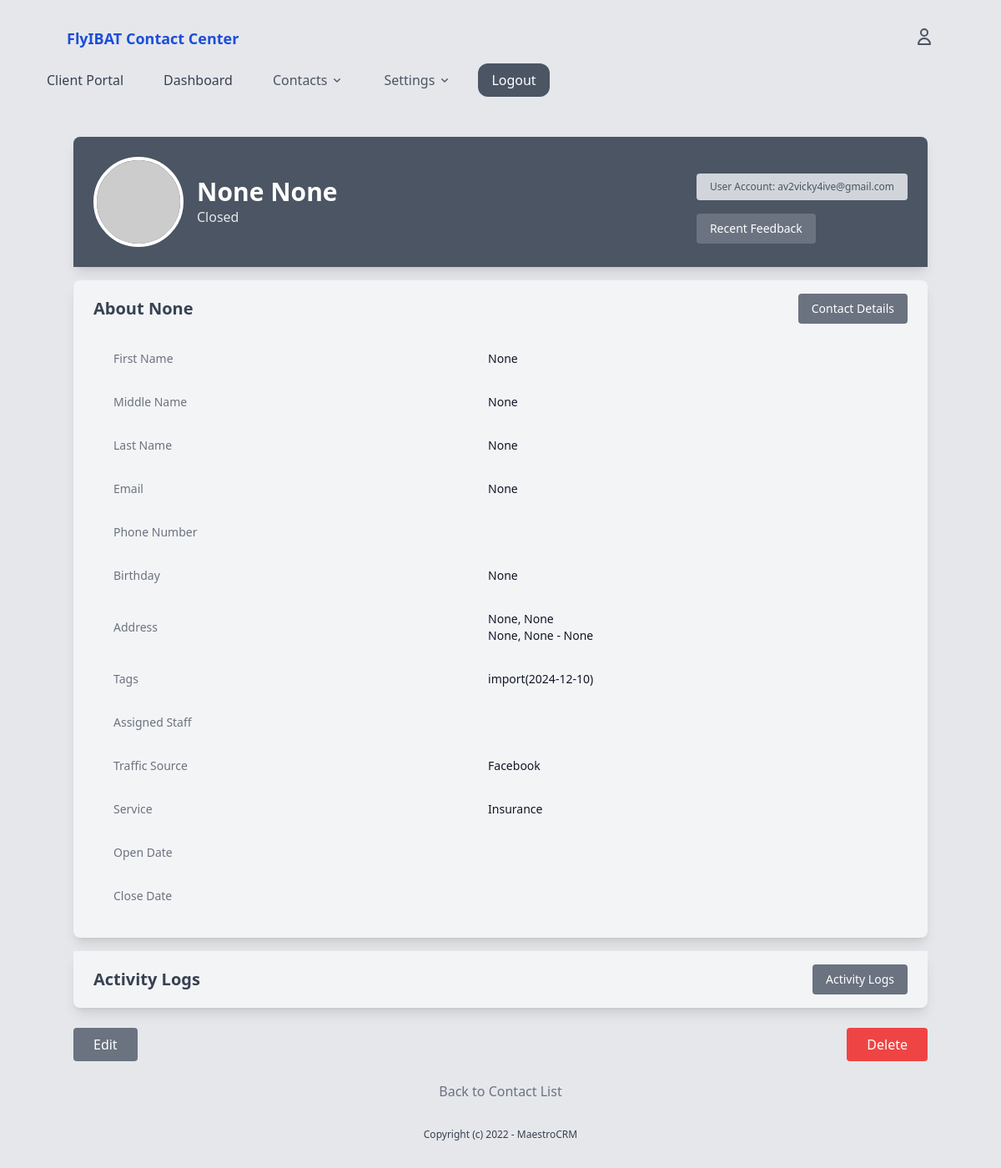
The page /contacts/contact_deatil/32/ (signed in) on the database its author committed.
### contacts/models.py (models this page shows, shortened)
class Contact(models.Model):
    user = models.OneToOneField(User, on_delete=models.SET_NULL, related_name='contact', null=True, blank=True)
    first_name = models.CharField(max_length=150, blank=True, null=True)
    middle_name = models.CharField(max_length=100, blank=True, null=True)
    last_name = models.CharField(max_length=150, blank=True, null=True)
    email = models.EmailField(blank=True, null=True)
    phone_number = models.CharField(max_length=15, blank=True)
    gender = models.CharField(max_length=10, choices=[('M', 'Male'), ('F', 'Female')], blank=True)
    marital_status = models.CharField(max_length=20, choices=[('Single', 'Single'), ('Married', 'Married'), ('Divorced', 'Divorced'), ('Widowed', 'Widowed'), ('Other', 'Other')], blank=True)
    date_of_birth = models.DateTimeField(blank=True, null=True)
    address_line1 = models.CharField(max_length=255, blank=True, null=True)
    address_line2 = models.CharField(max_length=255, blank=True, null=True)
    city = models.CharField(max_length=100, blank=True, null=True)
    state = models.CharField(max_length=100, blank=True, null=True)
    country = models.CharField(max_length=50, blank=True, null=True)
    postal_code = models.CharField(max_length=20, blank=True, null=True)
    services = models.ForeignKey(Service, on_delete=models.SET_NULL, null=True, blank=True, related_name='contacts')
    status = models.ForeignKey(Status, on_delete=models.SET_NULL, related_name='contacts', null=True, blank=True)
    tags = models.ManyToManyField(Tag, blank=True, related_name='contacts')
    assigned_staff = models.ForeignKey(User, on_delete=models.SET_NULL, null=True, blank=True, related_name='assigned_contacts')
    traffic_source = models.ForeignKey(TrafficSource, on_delete=models.SET_NULL, null=True, blank=True, related_name='traffic_source_contact')
    new_or_old = models.CharField(max_length=20, choices=[('New', 'New'), ('Old', 'Old')], blank=True) #Can help in scheduling follow-ups or communications.
    referred_by = models.ForeignKey(User, on_delete=models.SET_NULL, null=True, related_name='referee_contacts')
    preferred_contact_method = models.CharField(max_length=20, choices=[('Email', 'Email'), ('Phone', 'Phone'), ('Text', 'Text'), ('Mail', 'Mail')], blank=True) #Helps in choosing how to best reach the contact.
    contact_frequency = models.CharField(max_length=20, choices=[('Daily', 'Daily'), ('Weekly', 'Weekly'), ('Monthly', 'Monthly'), ('On Demand', 'On Demand')], blank=True) #Can help in scheduling follow-ups or communications.
    created_by = models.ForeignKey(User, on_delete=models.SET_NULL, null=True, related_name='created_contacts')
    created_at = models.DateTimeField(auto_now_add=True)
    modified_at = models.DateTimeField(auto_now=True) #Can be used to track last contacted
    updated_by = models.ForeignKey(User, on_delete=models.SET_NULL, null=True, related_name='updated_contacts')
    close_date = models.DateTimeField(blank=True, null=True)
    custom_field_1 = models.CharField(max_length=255, blank=True, null=True)#Depending on business needs, might have specific data points to track. This could be expanded with more fields or dynamically through a generic foreign key to a custom field model.
    marketing_consent = models.BooleanField(default=False, help_text="Has this contact consented to marketing communications?")
    gdpr_compliant = models.BooleanField(default=False, help_text="Is this contact GDPR compliant?")

### settings/models.py (models this page shows)
class Status(models.Model):
    name = models.CharField(max_length=50, unique=True)  # e.g., 'Active', 'Inactive', 'Pending'
    def __str__(self):
        return self.name
    class Meta:
        verbose_name_plural = "Statuses"

class Tag(models.Model):
    name = models.CharField(max_length=50, unique=True)
    category = models.ForeignKey(TagCategory, on_delete=models.SET_NULL, null=True, blank=True, related_name='segments')
    def __str__(self):
        return self.name

class TrafficSource(models.Model):
    name = models.CharField(max_length=50, unique=True)  # e.g., 'Active', 'Inactive', 'Pending'
    def __str__(self):
        return self.name

class Service(models.Model):
    name = models.CharField(max_length=50, unique=True)  # e.g., 'Active', 'Inactive', 'Pending'
    def __str__(self):
        return self.name

### contacts/views.py (the view, shortened to what this page needs)
# urls.py: path('contact_deatil/<int:contact_id>/', views.contact_detail, name='contact_detail'),
@login_required
def contact_detail(request, contact_id, log_id=None):
    contact = get_object_or_404(Contact, id=contact_id)
    recent_activities = contact.log.all().order_by('-created_at')[:3]
    logs = Log.objects.filter(contact=contact).order_by('-created_at')
    form = LogForm()
    if log_id:
        log = get_object_or_404(Log, id=log_id)
        form = LogForm(instance=log)  # Populate the form with the current log details
    context = {
        'contact': contact,
        'recent_activities': recent_activities,
        'logs': logs,
        'form': form,
        'log_id': log_id,  # Pass the log_id to identify the form in the template
    }
    return render(request, 'contact/contact_detail.html', context)

### core/context_processors.py (called while the page is built)
def user_roles(request):
    if request.user.is_authenticated:
        groups = request.user.groups.values_list('name', flat=True)
        return {'user_roles': groups}
    return {}

### contacts/templates/contact/contact_detail.html (shortened to what this page needs)
{% extends 'core/base.html' %}
{% block content %}
<div class="container mx-auto mt-8">
    <div id="bioSection" class="bg-gray-600 text-white rounded-t-lg shadow-lg overflow-hidden mb-4">
        <div class="p-6 flex items-center justify-between">
            <div class="flex items-center space-x-4">
                <img src="https://via.placeholder.com/100" alt="Contact Photo"
                    class="rounded-full border-4 border-white">
                <div>
                    <h2 class="text-3xl font-bold">
                        {{ contact.first_name }} {{ contact.last_name }}
                    </h2>
                    {% if contact.status %}
                    <p class="text-gray-200 font-medium">{{ contact.status }}</p>
                    {% endif %}
                </div>
            </div>
            <div>
                <div class="py-4">
                    {% if not contact.user %}
                    <a href="{% url 'create_user_account_for_contact' contact.id %}"
                        class="btn btn-primary text-xs bg-gray-300 hover:bg-gray-500 text-gray-700 px-4 py-2 rounded transition duration-300">Create
                        Account</a>
                    {% else %}
                    <p class="text-xs bg-gray-300 hover:bg-gray-500 text-gray-600 px-4 py-2 rounded transition duration-300">
                        User Account: {{contact.user.username }}
                    </p>
                    {% endif %}
                </div>
                <button id="toggleBio"
                    class="text-sm bg-gray-500 hover:bg-gray-700 text-white px-4 py-2 rounded transition duration-300">Recent Feedback
                </button>
            </div>
        </div>
    </div>
    <div id="detailsSection" class="bg-gray-100 rounded-lg shadow-lg mb-4 overflow-hidden">
        <div class="px-6 py-4 flex justify-between items-center">
            <h2 class="text-xl font-bold text-gray-700">About {{contact.first_name}} </h2>
            <button id="toggleDetails"
                class="text-sm bg-gray-500 hover:bg-gray-700 text-white px-4 py-2 rounded transition duration-300">Contact
                Details</button>
        </div>
        <div id="detailsContent" class="px-6 pb-6">
            <table class="min-w-full divide-y divide-gray-300">
                <tbody>
                    <tr>
                        <td class="px-6 py-4 whitespace-nowrap text-sm text-gray-500">First Name</td>
                        <td class="px-6 py-4 whitespace-nowrap text-sm text-gray-900"> {{contact.first_name}} </td>
                    </tr>
                    <tr>
                        <td class="px-6 py-4 whitespace-nowrap text-sm text-gray-500">Middle Name</td>
                        <td class="px-6 py-4 whitespace-nowrap text-sm text-gray-900">{{ contact.middle_name }}</td>
                    </tr>
                    <tr>
                        <td class="px-6 py-4 whitespace-nowrap text-sm text-gray-500">Last Name</td>
                        <td class="px-6 py-4 whitespace-nowrap text-sm text-gray-900"> {{contact.last_name}} </td>
                    </tr>
                    <tr>
                        <td class="px-6 py-4 whitespace-nowrap text-sm text-gray-500">Email</td>
                        <td class="px-6 py-4 whitespace-nowrap text-sm text-gray-900"> {{contact.email}} </td>
                    </tr>
                    <tr>
                        <td class="px-6 py-4 whitespace-nowrap text-sm text-gray-500">Phone Number</td>
                        <td class="px-6 py-4 whitespace-nowrap text-sm text-gray-900">{{ contact.phone_number }}</td>
                    </tr>
                    <tr>
                        <td class="px-6 py-4 whitespace-nowrap text-sm text-gray-500">Birthday</td>
                        <td class="px-6 py-4 whitespace-nowrap text-sm text-gray-900">{{ contact.date_of_birth }}</td>
                    </tr>
                    <tr>
                        <td class="px-6 py-4 whitespace-nowrap text-sm text-gray-500">Address</td>
                        <td class="px-6 py-4 whitespace-nowrap text-sm text-gray-900">
                            {{ contact.address_line1 }}, {{ contact.address_line2 }}<br>
                            {{ contact.city }}, {{ contact.country }} - {{ contact.postal_code}}
                        </td>
                    </tr>
                    <tr>
                        <td class="px-6 py-4 whitespace-nowrap text-sm text-gray-500">Tags</td>
                        <td class="px-6 py-4 whitespace-nowrap text-sm text-gray-900">
                            {% if contact.tags.all %}
                            {{ contact.tags.all|join:", " }}
                            {% else %}
                            None
                            {% endif %}
                        </td>
                    </tr>
                    <tr>
                        <td class="px-6 py-4 whitespace-nowrap text-sm text-gray-500">Assigned Staff</td>
                        <td class="px-6 py-4 whitespace-nowrap text-sm text-gray-900">{{contact.assigned_staff.get_full_name }}</td>
                    </tr>
                    <tr>
                        <td class="px-6 py-4 whitespace-nowrap text-sm text-gray-500">Traffic Source</td>
                        <td class="px-6 py-4 whitespace-nowrap text-sm text-gray-900">{{ contact.traffic_source }}</td>
                    </tr>
                    <tr>
                        <td class="px-6 py-4 whitespace-nowrap text-sm text-gray-500">Service</td>
                        <td class="px-6 py-4 whitespace-nowrap text-sm text-gray-900">{{ contact.services }}</td>
                    </tr>
                    <tr>
                        <td class="px-6 py-4 whitespace-nowrap text-sm text-gray-500">Open Date</td>
                        <td class="px-6 py-4 whitespace-nowrap text-sm text-gray-900">{{ contact.open_date|date:"Y-m-d H:i" }}</td>
                    </tr>
                    <tr>
                        <td class="px-6 py-4 whitespace-nowrap text-sm text-gray-500">Close Date</td>
                        <td class="px-6 py-4 whitespace-nowrap text-sm text-gray-900">{{ contact.close_date|date:"Y-m-d H:i" }}</td>
                    </tr>
                </tbody>
            </table>
        </div>
    </div>
    <div id="logsSection" class="bg-gray-100 rounded-b-lg shadow-lg overflow-hidden">
        <div class="px-6 py-4 flex justify-between items-center">
            <h2 class="text-xl font-bold text-gray-700">Activity Logs</h2>
            <button id="toggleLogs"
                class="text-sm bg-gray-500 hover:bg-gray-700 text-white px-4 py-2 rounded transition duration-300">Activity
                Logs</button>
        </div>
    </div>
    <div class="mt-6 flex justify-between">
        <a href="{% url 'update_contact' contact.id %}"
            class="bg-gray-500 hover:bg-gray-700 text-white py-2 px-6 rounded transition duration-300">Edit</a>
        <form action="{% url 'delete_contact' contact.id %}" method="POST" class="inline">
            <button onclick="return confirmDelete();" type="submit"
                class="bg-red-500 hover:bg-red-600 text-white py-2 px-6 rounded transition duration-300">Delete</button>
        </form>
    </div>
    <div class="mt-6 text-center">
        <a href="{% url 'contact_list' %}"
            class="text-gray-500 hover:text-gray-700 hover:underline transition duration-300">Back to Contact List</a>
    </div>
</div>
{% endblock %}

### rows shown on the page
Contact: first_name "None", last_name "None", status "Closed", user.username "av2vicky4ive@gmail.com", middle_name "None", email "None", date_of_birth "None", address_line1 "None", address_line2 "None", city "None", country "None", postal_code "None", tags.all "import(2024-12-10)", traffic_source "Facebook", services "Insurance"
